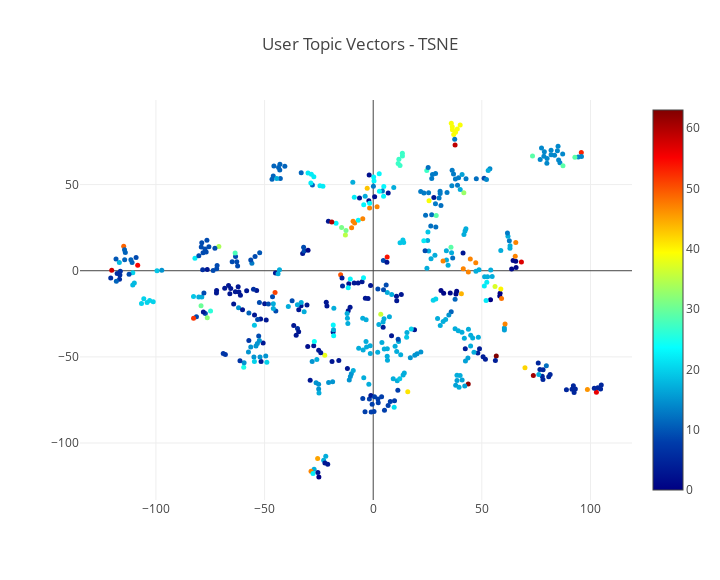

The notebook cell this image was saved under:
### Markdown cell above
# 5. Cluster Analysis - Users

- For each FinTweep, average the vectors across all headlines they shared

### Code cell
vecs, labels, clusters = pickle.load(open( "tweep_by_topic.pkl", "rb" ))
headline_scatterplot(do_tsne(vecs, perplexity=5), labels, clusters=clusters, title="User Topic Vectors - TSNE")

### Figure 1 — Plotly figure (JSON) as saved in the notebook; plotly's stock layout.template omitted (floating-point values rounded to 4 significant figures; data arrays with more than 128 entries replaced by an {"elided": "..."} marker saying what was removed)
{"data": [{"hoverinfo": "text", "marker": {"color": {"elided": "500 int values"}, "colorscale": "Jet", "showscale": true, "size": 5}, "mode": "markers", "text": {"elided": "500 str values"}, "type": "scatter", "uid": "9bf4425d-02c1-487d-8c49-06f4f106bd22", "x": {"elided": "500 float values"}, "y": {"elided": "500 float values"}}], "layout": {"height": 580, "title": "User Topic Vectors - TSNE", "width": 720}}
